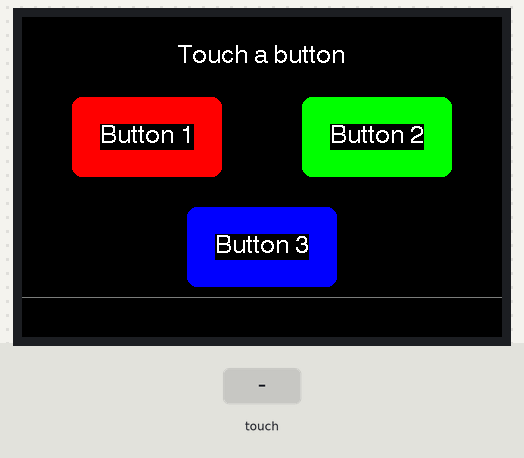
This sketch was run on a simulated ESP32. On the bench: 480×320 colour display. Inputs (shaded band) come from the test bench. What the sketch prints to the serial monitor is not drawn.

Above: at 1.5 s.
1.6 s: screen touched at 62 % across, 30 % down
At 1.69 s:
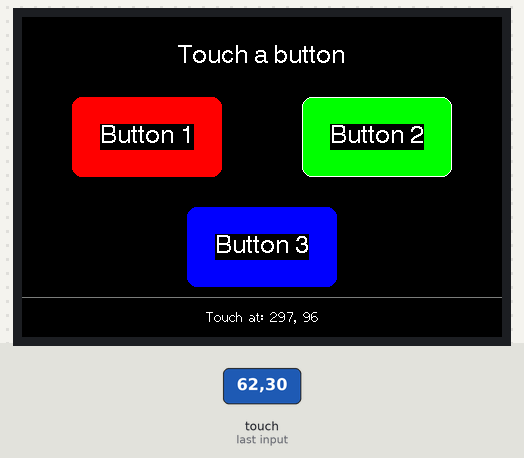
At 2.5 s:
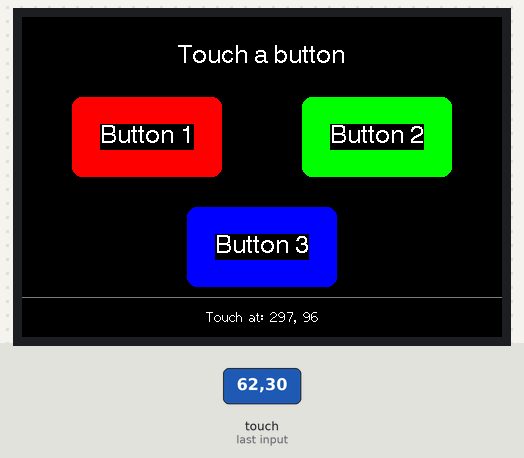
3.2 s: screen touched at 38 % across, 70 % down
At 3.8 s:
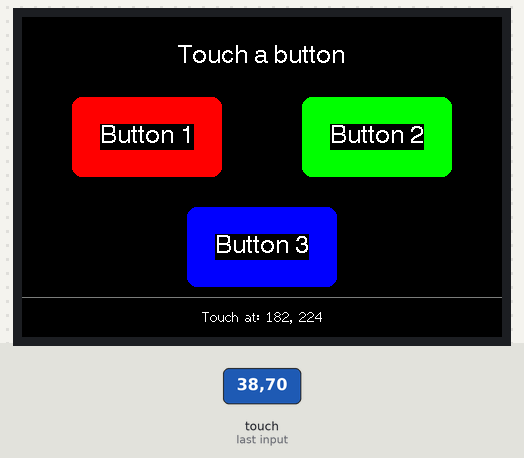
Timing chart, 0 to 6.2 s (numbered marks = the images above; inputs shaded):
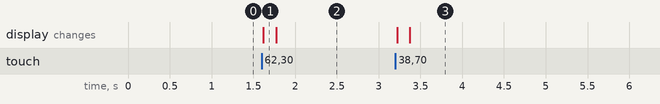

Measured:
- after the input at 1.6 s, the display: changes at once (image 1)
- after the input at 3.2 s, the display: first changes at once (image 3 shows a later state)

The sketch:

test_Sketch.ino
```cpp
// =========================================================================
//  MINIMAL TOUCH TEST for 480x320 ST7796 Display with Shared SPI
// =========================================================================
//
//  PURPOSE:
//  This sketch uses ONLY the TFT_eSPI library to test the touch screen.
//  It does not use the external XPT2046_Touchscreen library.
//  This isolates the problem to either hardware/setup or the main sketch.
//
//  INSTRUCTIONS:
//  1. Ensure your User_Setup.h has #define TOUCH_CS 33
//  2. Upload this sketch.
//  3. Open the Serial Monitor at 115200 baud.
//  4. Touch the colored buttons on the screen.
//
//  EXPECTED RESULT:
//  - You will see the touch coordinates printed in the Serial Monitor.
//  - You will see the coordinates and which button was pressed printed on the screen.
//  - The button you touch will flash a white border.
//
// =========================================================================

#include <SPI.h>
#include <TFT_eSPI.h> // We only need this one library! https://github.com/Bodmer/TFT_eSPI

// Create an instance of the TFT_eSPI class
TFT_eSPI tft = TFT_eSPI();

// Define a simple structure for our buttons
struct Button {
  int x, y, w, h;
  const char* label;
  uint16_t color;
};

// Create three test buttons
Button buttons[3] = {
  { 50,  80, 150, 80, "Button 1", TFT_RED   },
  { 280, 80, 150, 80, "Button 2", TFT_GREEN },
  { 165, 190, 150, 80, "Button 3", TFT_BLUE  }
};


void setup() {
  Serial.begin(115200);
  Serial.println("\n\nStarting Touch Test Sketch...");

  // Initialise the display
  tft.init();
  tft.setRotation(1); // Set landscape mode (480 wide x 320 high)
  // Load touch screen calibration data. This ensures touch coordinates are accurate.
  // This data is usually found by running a calibration sketch once.
  // To get the calibration data run the tft generic Touch_calibrate example sketch and open the serial monitor
  uint16_t calData[5] = { 252, 3676, 180, 3648, 7 };
  tft.setTouch(calData);

  tft.fillScreen(TFT_BLACK);

  // --- Draw the UI ---
  tft.setTextColor(TFT_WHITE, TFT_BLACK);
  tft.setTextDatum(MC_DATUM); // Middle-Center text alignment
  tft.setTextFont(4);
  tft.drawString("Touch a button", tft.width() / 2, 40);

  // Draw all the buttons
  for (int i = 0; i < 3; i++) {
    tft.fillRoundRect(buttons[i].x, buttons[i].y, buttons[i].w, buttons[i].h, 10, buttons[i].color);
    tft.drawString(buttons[i].label, buttons[i].x + buttons[i].w / 2, buttons[i].y + buttons[i].h / 2);
  }

  // Draw a line to separate the feedback area
  tft.drawFastHLine(0, 280, tft.width(), TFT_DARKGREY);
  Serial.println("Setup complete. Ready for touch input.");
}


void loop() {
  uint16_t tx, ty; // To store the touch coordinates

  // This is the key function from TFT_eSPI.
  // It returns true if a touch is detected and fills tx, ty with the coordinates.
  bool is_touched = tft.getTouch(&tx, &ty);

  // If the screen is touched
  if (is_touched) {
    // 1. Print coordinates to Serial Monitor for raw debugging
    Serial.print("Touch detected at -> X: ");
    Serial.print(tx);
    Serial.print(", Y: ");
    Serial.println(ty);

    // 2. Clear the previous text feedback on the screen
    tft.fillRect(0, 285, tft.width(), 35, TFT_BLACK);

    // 3. Display the current coordinates on the screen
    char buf[50];
    sprintf(buf, "Touch at: %d, %d", tx, ty);
    tft.setTextFont(2);
    tft.drawString(buf, tft.width() / 2, 300);

    // 4. Check if the touch was inside any of our buttons
    for (int i = 0; i < 3; i++) {
      if (tx > buttons[i].x && tx < (buttons[i].x + buttons[i].w) &&
          ty > buttons[i].y && ty < (buttons[i].y + buttons[i].h)) {

        Serial.print(">>> Button pressed: ");
        Serial.println(buttons[i].label);

        // Give visual feedback by drawing a white border
        tft.drawRoundRect(buttons[i].x, buttons[i].y, buttons[i].w, buttons[i].h, 10, TFT_WHITE);

        // Wait a little bit so we can see the flash
        delay(150);

        // Remove the border by drawing over it with the original color
        tft.drawRoundRect(buttons[i].x, buttons[i].y, buttons[i].w, buttons[i].h, 10, buttons[i].color);
      }
    }

    // A small delay to prevent overwhelming the Serial output
    delay(100);
  }
}
```
